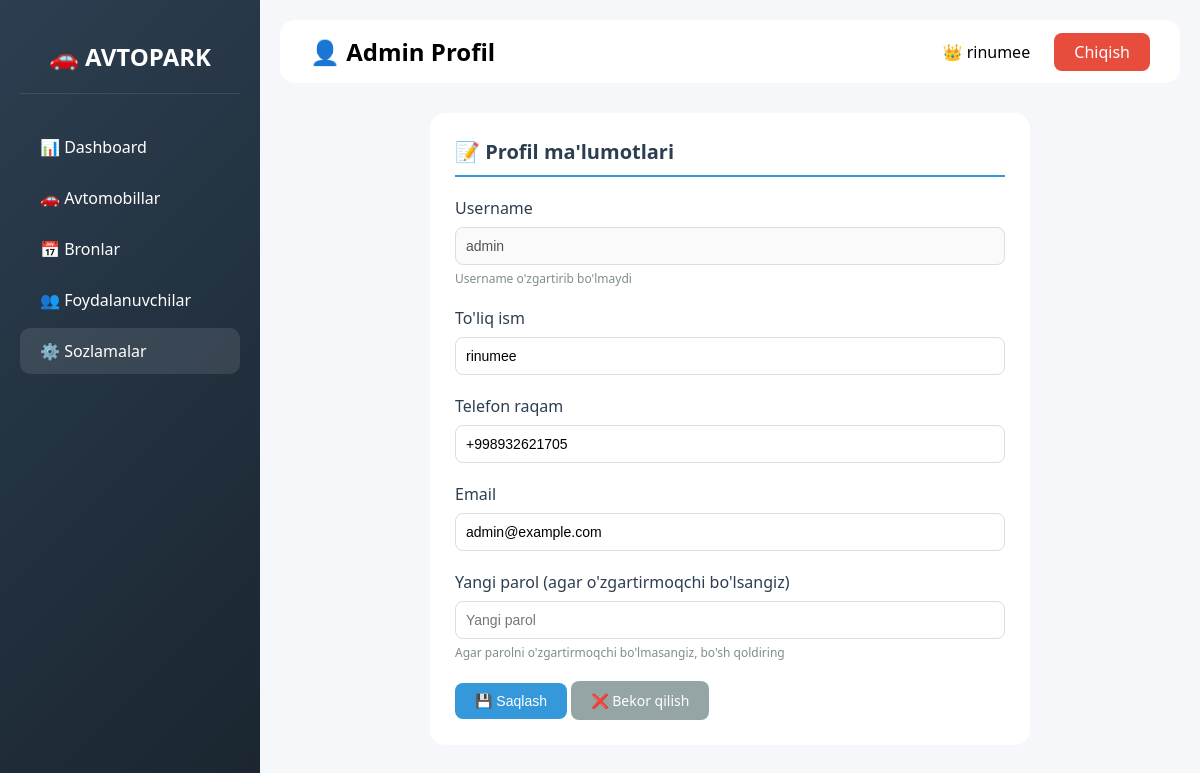
Screenshot of /dashboard/admin/profile/edit/ (signed in) with the database file from the repository.
### accounts/models.py (models this page shows, shortened)
class CustomUser(AbstractUser):
    USER_TYPE_CHOICES = (
        ('user', 'Foydalanuvchi'),
        ('admin', 'Admin'),
    )
    user_type = models.CharField(max_length=10, choices=USER_TYPE_CHOICES, default='user')
    phone = models.CharField(max_length=20, unique=True)
    full_name = models.CharField(max_length=200)
    address = models.TextField(blank=True, null=True)
    passport_series = models.CharField(max_length=20, blank=True, null=True)
    created_at = models.DateTimeField(auto_now_add=True)

### accounts/views.py (the view, shortened to what this page needs)
# urls.py: path('admin/profile/edit/', views.admin_profile_edit, name='admin_profile_edit'),
@login_required
@user_passes_test(is_admin)
def admin_profile_edit(request):
    admin_user = request.user
    context = {'admin_user': admin_user}
    return render(request, 'accounts/admin_profile_edit.html', context)

### accounts/views.py (called while the page is built)
def is_admin(user):
    return user.is_authenticated and (user.user_type == 'admin' or user.is_staff)

### templates/accounts/admin_profile_edit.html (shortened to what this page needs)
<!DOCTYPE html>
<html lang="uz">
<head>
</head>
<body>
    <div class="sidebar">
        <div class="logo">🚗 AVTOPARK</div>
        <div class="nav-item"><a href="{% url 'admin_dashboard' %}">📊 Dashboard</a></div>
        <div class="nav-item"><a href="{% url 'car_list' %}">🚗 Avtomobillar</a></div>
        <div class="nav-item"><a href="{% url 'booking_list' %}">📅 Bronlar</a></div>
        <div class="nav-item"><a href="{% url 'admin_user_list' %}">👥 Foydalanuvchilar</a></div>
        <div class="nav-item active"><a href="{% url 'admin_settings' %}">⚙️ Sozlamalar</a></div>
    </div>
    <div class="main-content">
        <div class="top-bar">
            <h2>👤 Admin Profil</h2>
            <div>
                <span style="margin-right: 20px;">👑 {{ user.full_name }}</span>
                <a href="{% url 'logout' %}" class="logout-btn">Chiqish</a>
            </div>
        </div>
        <div class="section">
            <div class="section-title">📝 Profil ma'lumotlari</div>
            <form method="post">
                <div class="form-group">
                    <label>Username</label>
                    <input type="text" value="{{ admin_user.username }}" class="form-control" disabled>
                    <div class="info-text">Username o'zgartirib bo'lmaydi</div>
                </div>
                <div class="form-group">
                    <label>To'liq ism</label>
                    <input type="text" name="full_name" value="{{ admin_user.full_name }}" class="form-control" required>
                </div>
                <div class="form-group">
                    <label>Telefon raqam</label>
                    <input type="tel" name="phone" value="{{ admin_user.phone }}" class="form-control" required>
                </div>
                <div class="form-group">
                    <label>Email</label>
                    <input type="email" name="email" value="{{ admin_user.email }}" class="form-control">
                </div>
                <div class="form-group">
                    <label>Yangi parol (agar o'zgartirmoqchi bo'lsangiz)</label>
                    <input type="password" name="new_password" class="form-control" placeholder="Yangi parol">
                    <div class="info-text">Agar parolni o'zgartirmoqchi bo'lmasangiz, bo'sh qoldiring</div>
                </div>
                <button type="submit" class="btn btn-primary">💾 Saqlash</button>
                <a href="{% url 'admin_settings' %}" class="btn btn-secondary">❌ Bekor qilish</a>
            </form>
        </div>
    </div>
</body>
</html>

### templates/accounts/admin_profile_edit.html (style rules this page uses)
* { margin: 0; padding: 0; box-sizing: border-box; }
body { font-family: 'Segoe UI', Tahoma, Geneva, Verdana, sans-serif; background: #f5f7fa; }
.sidebar { width: 260px; background: linear-gradient(135deg, #2c3e50 0%, #1a252f 100%); color: white; position: fixed; height: 100%; padding: 20px; }
.logo { font-size: 24px; font-weight: bold; text-align: center; padding: 20px 0; border-bottom: 1px solid rgba(255,255,255,0.1); margin-bottom: 30px; }
.nav-item { padding: 12px 20px; margin: 5px 0; border-radius: 10px; cursor: pointer; transition: all 0.3s; }
.nav-item:hover, .nav-item.active { background: rgba(255,255,255,0.1); }
.nav-item a { color: white; text-decoration: none; display: block; }
.main-content { margin-left: 260px; padding: 20px; }
.top-bar { background: white; padding: 15px 30px; border-radius: 15px; margin-bottom: 30px; display: flex; justify-content: space-between; align-items: center; }
.logout-btn { background: #e74c3c; color: white; padding: 8px 20px; border-radius: 8px; text-decoration: none; }
.section { background: white; border-radius: 15px; padding: 25px; max-width: 600px; margin: 0 auto; }
.section-title { font-size: 20px; font-weight: bold; margin-bottom: 20px; color: #2c3e50; border-bottom: 2px solid #3498db; padding-bottom: 10px; }
.form-group { margin-bottom: 20px; }
.form-group label { display: block; margin-bottom: 8px; font-weight: 500; color: #2c3e50; }
.form-control { width: 100%; padding: 10px; border: 1px solid #ddd; border-radius: 8px; font-size: 14px; }
.btn { padding: 10px 20px; border: none; border-radius: 8px; cursor: pointer; font-size: 14px; text-decoration: none; display: inline-block; }
.btn-primary { background: #3498db; color: white; }
.btn-secondary { background: #95a5a6; color: white; }
.info-text { font-size: 12px; color: #7f8c8d; margin-top: 5px; }

### rows the page displays
CustomUser: full_name "rinumee", username "admin", phone "+998932621705", email "admin@example.com"
